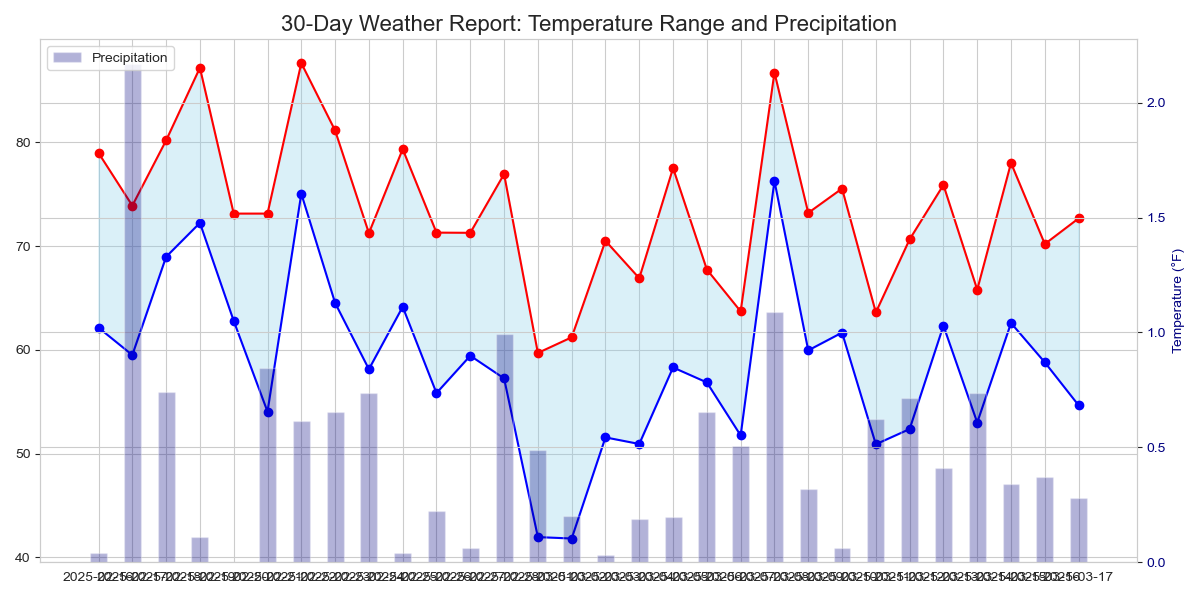

Write Python code to recreate this figure.
import pandas as pd
import matplotlib.pyplot as plt
import seaborn as sns
from io import StringIO  # Add proper import for StringIO

# Read the weather data
with open('weather_data.txt', 'r') as f:
    lines = f.readlines()

# Skip the header comment
data_str = ''.join(lines[1:])
df = pd.read_csv(StringIO(data_str), sep=r'\s+')  # Fix StringIO import and use raw string for regex

# Print basic statistics
print("Weather Data Analysis:")
print("=====================")
print(f"Number of days: {len(df)}")
print(f"Average high temperature: {df['temp_high'].mean():.1f}°F")
print(f"Average low temperature: {df['temp_low'].mean():.1f}°F")
print(f"Maximum temperature: {df['temp_high'].max():.1f}°F on {df.loc[df['temp_high'].idxmax(), 'date']}")
print(f"Minimum temperature: {df['temp_low'].min():.1f}°F on {df.loc[df['temp_low'].idxmin(), 'date']}")
print(f"Days with precipitation > 1 inch: {len(df[df['precipitation'] > 1])}")

# Create a visualisation
plt.figure(figsize=(12, 6))
sns.set_style("whitegrid")

# Plot temperature range
plt.fill_between(df['date'], df['temp_low'], df['temp_high'], alpha=0.3, color='skyblue')
plt.plot(df['date'], df['temp_high'], marker='o', color='red', label='High Temp')
plt.plot(df['date'], df['temp_low'], marker='o', color='blue', label='Low Temp')

# Add precipitation as bars on a secondary axis
ax2 = plt.twinx()
ax2.bar(df['date'], df['precipitation'], alpha=0.3, color='navy', width=0.5, label='Precipitation')
ax2.set_ylabel('Precipitation (inches)', color='navy')
ax2.tick_params(axis='y', labelcolor='navy')

# Formatting
plt.title('30-Day Weather Report: Temperature Range and Precipitation', fontsize=16)
plt.xticks(rotation=45, ha='right')
plt.ylabel('Temperature (°F)')
plt.legend(loc='upper left')
plt.tight_layout()

# Save the figure
plt.savefig('weather_analysis.png')
print("Analysis complete. Results saved to 'weather_analysis.png'")